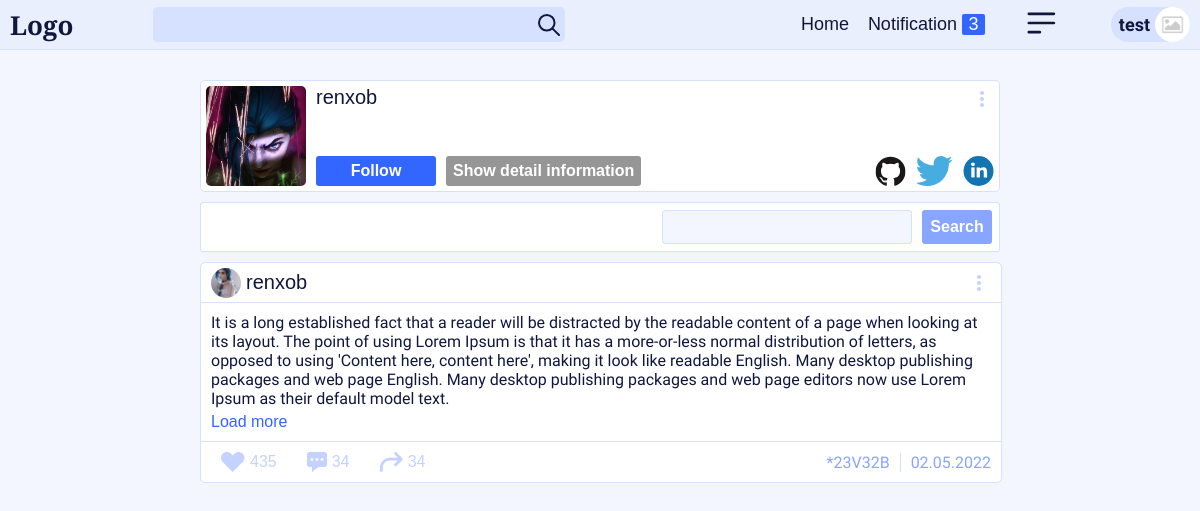
The page /profile/3703/ (signed in) on the database its author committed.
### sprofile/models.py (models this page shows, shortened)
class ProfileModel(models.Model):
    pm_user = models.OneToOneField(User, on_delete=models.CASCADE)
    pm_avatar = models.ImageField(upload_to='avatars/', null=True, blank=True)
    pm_name = models.CharField(max_length=100, null=True, blank=True, default='Not specified.')
    pm_description = models.TextField(max_length=500, null=True, blank=True, default='Not specified.')
    pm_kind_of_activity = models.CharField(max_length=150, null=True, blank=True, default='Not specified.')
    pm_interests = models.TextField(max_length=300, null=True, blank=True, default='Not specified.')
    pm_place_of_work = models.CharField(max_length=150, null=True, blank=True, default='Not specified.')
    pm_url = models.SlugField(max_length=100, null=True, blank=True)
    def get_absolute_url(self):
        return reverse('profile', kwargs={'slug': self.pm_url})

### sprofile/views.py (the view, shortened to what this page needs)
# urls.py: path('profile/<slug:slug>/', views.ProfileDetail.as_view(), name='profile'),
class ProfileDetail(DetailView):
    model = ProfileModel
    template_name = 'sprofile/profile_detail.html'
    context_object_name = 'profile'
    slug_field = 'pm_url'

### context_processors/sprofile.py (called while the page is built)
def mfollows(request):
    if request.user.username != 'root':
        follows = []
        my_follows = FollowModel.objects.filter(p_follow=request.user.profilemodel)
        for f in my_follows:
            follows.append(f.p_followed)
        return {'follows': follows}
    else:
        return {'follows': None}

### sprofile/templatetags/sprofiletags.py (called while the page is built)
@register.simple_tag
def check_follow(user, followed_profile_id):
    profile = ProfileModel.objects.get(pm_user=user)
    followed_profile = ProfileModel.objects.get(id=followed_profile_id)
    if FollowModel.objects.filter(p_follow=profile, p_followed=followed_profile):
        return True
    else:
        return False

### sprofile/templates/sprofile/profile_detail.html (shortened to what this page needs)
{% extends 'base.html' %}
{% load static %}
{% load sprofiletags %}
{% block header %}
{% include 'includes/header.html' %}
{% endblock header %}
{% block content %}
<div class="profle-detail-wrap">
    <div class="pd-body">
        <div class="pd-img-wrap">
            <img src="{{ profile.pm_avatar.url }}" alt="">
        </div>
        <div class="r-pd">
            <div class="r-pd-top">
                <div class="pd-username">{{ profile.pm_user.username }}</div>
                <div class="pub-menu-wrap">
                    <button class="pub-menu-btn">
                        <img src="{% static 'img/menu_1.svg' %}" alt="">
                    </button>
                </div>
            </div>
            <form id="btn-form" class="r-pd-btns">
                {% if user.username == profile.pm_user.username %}
                    <button id="btn-edit">
                        <a href="{{ profile.get_edit_url }}">Edit</a>
                    </button>
                {% else %}
                    {% check_follow user profile.id as check %}
                    {% if check %}
                        <button type="submit" id="btn-follow" class="not-follow follow">
                            Followed
                        </button>
                    {% else %}
                        <button type="submit" id="btn-follow" class="not-follow">
                            Follow
                        </button>
                    {% endif %}
                {% endif %}
                <button type="button" id="show-detail-btn">
                    Show detail information
                </button>
                {% if profile.profilesocialmodel.psm_github %}
                    <a href="{{ profile.profilesocialmodel.psm_github }}">
                        <img src="{% static 'img/github.svg' %}" alt="">
                    </a>
                {% endif %}
                {% if profile.profilesocialmodel.psm_twitter %}
                <a href="{{ profile.profilesocialmodel.psm_twitter }}">
                    <img src="{% static 'img/twitter.svg' %}" alt="">
                </a>
                {% endif %}
                {% if profile.profilesocialmodel.psm_linkedin %}
                    <a href="{{ profile.profilesocialmodel.psm_linkedin }}">
                        <img src="{% static 'img/linkedin.svg' %}" alt="">
                    </a>
                {% endif %}
            </form>
        </div>
    </div>
</div>
<div class="profile-search-place">
    <div class="profile-search-wrap">
        <input type="text">
        <button id="search-profile-btn">Search</button>
    </div>
</div>
<div class="profile-posts">
    <div class="pub-t-text-wrap">
        <div class="top-side">
            <div class="pub-profile">
                <div class="pub-profile-img">
                    <img src="{% static 'img/p4.jpg' %}" alt="">
                </div>
                <div class="pub-profile-username">
                    renxob
                </div>
            </div>
            <div class="pub-menu-wrap">
                <button class="pub-menu-btn">
                    <img src="{% static 'img/menu_1.svg' %}" alt="">
                </button>
            </div>
        </div>
        <div class="pub-content-wrap">
            <div class="s-text load-more">
                It is a long established fact that a reader
                will be distracted by the readable content of a
                page when looking at its layout. The point of
                using Lorem Ipsum is that it has a more-or-less
                normal distribution of letters, as opposed to using
                'Content here, content here', making it look like readable
                English. Many desktop publishing packages and web page
                English. Many desktop publishing packages and web page
                editors now use Lorem Ipsum as their default model text.
            </div>
            <div class="pub-load-more">Load more</div>
        </div>
        <div class="bottom-side">
            <div class="bottom-side-btns">
                <div class="bottom-side-btn-wrap">
                    <button class="bottom-side-btn like_btn"><img class="like-img" src="{% static 'img/dont_like.svg' %}" alt=""><div class="num-of-likes dont_like">435</div></button>
                </div>
                <div class="bottom-side-btn-wrap">
                    <button class="bottom-side-btn"><img src="{% static 'img/comment.svg' %}" alt=""><div class="num-of">34</div></button>
                </div>
                <div class="bottom-side-btn-wrap">
                    <button class="bottom-side-btn repost_btn"><img src="{% static 'img/repost.svg' %}" alt=""><div class="num-of">34</div></button>
                </div>
                <div class="pub-date-id">
                    <div class="pub-id">*<div>23V32B</div></div>
                    <div class="pub-date">02.05.2022</div>
                </div>
            </div>
        </div>
    </div>
</div>
{% endblock content %}

### templates/base.html (shortened to what this page needs)
{% load static %}
<!DOCTYPE html>
<html lang="en">
<head>
    <link rel="stylesheet" href="{% static 'css/style.css' %}">
    <link rel="stylesheet" href="{% static 'css/media.css' %}">
    <link rel="stylesheet" href="{% static 'css/chief-slider.min.css' %}">
</head>
<body>
    {% block header %}
    {% endblock header %}
    <div id="content" class="content">
        {% block content %}
        {% endblock content %}
    </div>
</body>
</html>

### templates/includes/header.html (shortened to what this page needs)
{% load static %}
<header>
    <div class="logo">Logo</div>
    <div class="header-search-wrap">
        <input type="text">
        <img src="{% static 'img/search.svg' %}" alt="">
    </div>
    <div class="header-nuttons">
        <a href="{% url 'home' %}">Home</a>
        <a href="" id="notfc">
            <div>Notification</div>
            <div id="notfc-amount">3</div>
        </a>
    </div>
    <div class="menu-btn">
        <button id="menu-btn"><img src="{% static 'img/menu.svg' %}" alt=""></button>
    </div>
    <a href="{{ user.profilemodel.get_absolute_url }}" class="header-profile-wrap">
        <div class="header-profile-username"><span>{{ user.username }}</span></div>
        <div class="header-profile-img">
            <img src="{{ user.profilemodel.pm_avatar.url }}" alt="">
        </div>
    </a>
</header>

### publication/templates/publication/includes/create_post.html (shortened to what this page needs)
{% load static %}

### sprofile/templates/sprofile/includes/my_follows.html (shortened to what this page needs)
{% load static %}

### static/css/media.css (style rules this page uses)
@media (max-width: 1700px) { header { height: 50px; } }
@media (max-width: 1700px) { .logo { font-size: 26px; } }
@media (max-width: 1700px) { .header-search-wrap input { height: 35px; } }
@media (max-width: 1700px) { .header-search-wrap img { height: 60%; } }
@media (max-width: 1700px) { .header-nuttons a { font-size: 18px; } }
@media (max-width: 1700px) { #notfc-amount { font-size: 18px; width: 23px; } }
@media (max-width: 1700px) { #menu-btn img { height: 22px; } }
@media (max-width: 1700px) { .header-profile-wrap { height: 35px; } }
@media (max-width: 1700px) { .header-profile-username span { font-size: 18px; } }
@media (max-width: 1700px) { .header-profile-img { height: 35px; width: 35px; } }
@media (max-width: 1700px) { .content { margin-top: 50px; } }
@media (max-width: 1700px) { .pub-content-wrap { font-size: 16px; } }

### rows shown on the page
ProfileModel: pm_avatar (picture), pm_user.username "renxob"

### other values the page prints
{{ user.username }} "test"
